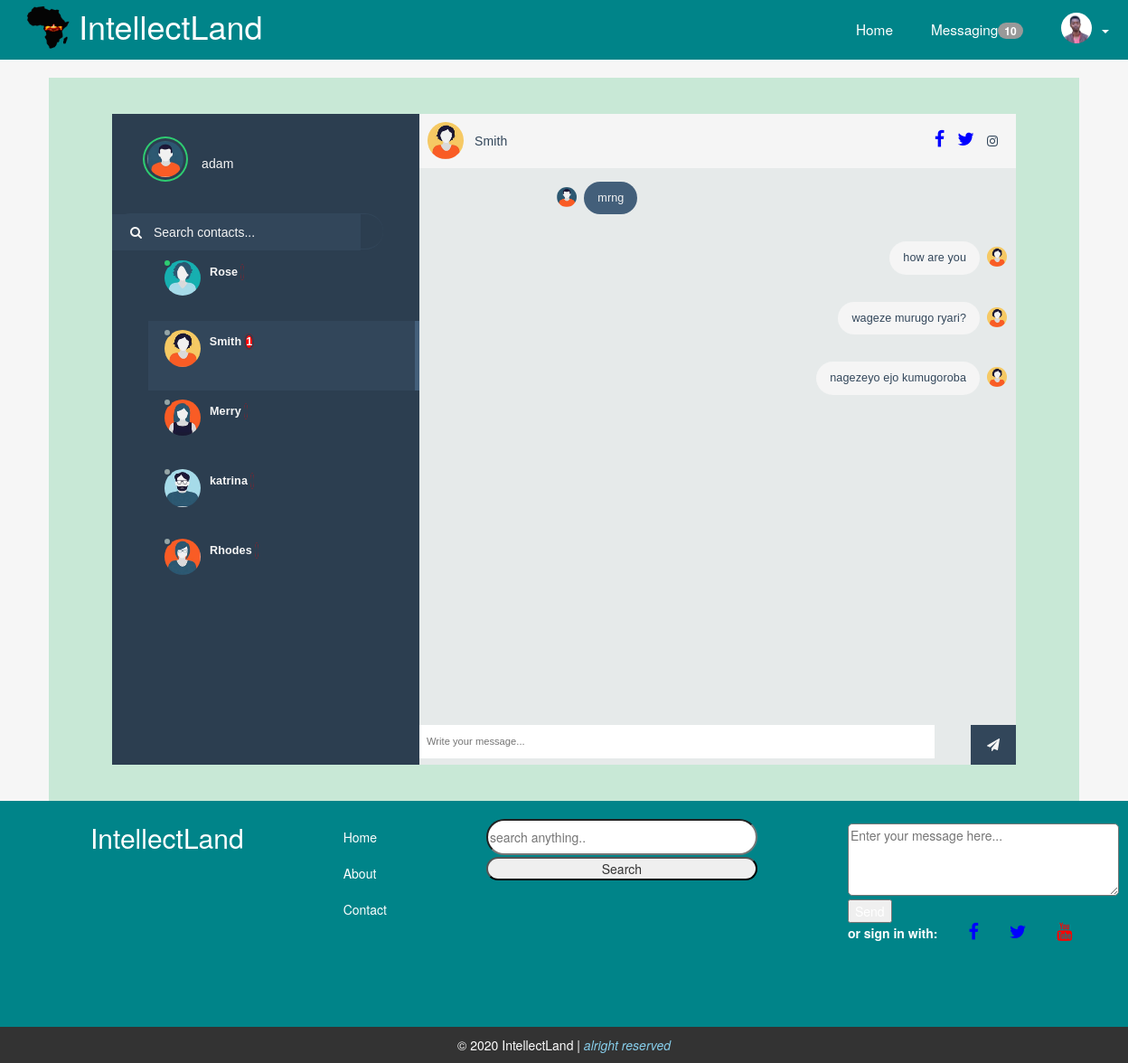
Page /Unwanted/message.php (signed in) on the committed database.
### tables this page shows
CREATE TABLE `chat_users` (
  `userid` int(11) NOT NULL,
  `username` varchar(255) NOT NULL,
  `password` varchar(255) NOT NULL,
  `avatar` varchar(255) NOT NULL,
  `current_session` int(11) NOT NULL,
  `online` int(11) NOT NULL
);

CREATE TABLE `chat` (
  `chatid` int(11) NOT NULL,
  `sender_userid` int(11) NOT NULL,
  `reciever_userid` int(11) NOT NULL,
  `message` text NOT NULL,
  `timestamp` timestamp NOT NULL DEFAULT CURRENT_TIMESTAMP,
  `status` int(1) NOT NULL
);

### Unwanted/message.php (the view, shortened to what this page needs)
<!DOCTYPE html>
<html>
<head>
    <link rel="stylesheet" href="css/bootstrap.min.css">
	<link rel="stylesheet" href="https://cdnjs.cloudflare.com/ajax/libs/font-awesome/4.7.0/css/font-awesome.min.css">
	<link rel="stylesheet" href="css/jquery.fadeshow-0.1.1.min.css"/>
    <link rel='stylesheet prefetch' href='https://cdnjs.cloudflare.com/ajax/libs/font-awesome/4.6.2/css/font-awesome.min.css'>
    <link rel="stylesheet" type="text/css" href="css/home.css">
  <link rel="stylesheet" type="text/css" href="css/responsive.css">
<link href="css/style.css" rel="stylesheet">
  <link rel="stylesheet" type="text/css" href="css/chat.css">
</head>
<body>
	<header>
	<div class="logo">
		<?php echo'<a href="home.php" class="logo-link">
		<img src="img/logo.png">
		<h1 class="logo-text">IntellectLand</h1>
	</a>'?>
	</div>
	<ul class="nav">
		<li><?php echo'<a href="home.php">Home</a>'?></li>
		<li><?php echo'<a href="#">Messaging<span class="badge top">10</span></a>'?></li>
		<li><a href="#">
    <img src="img/passport.jpg" class="nav-avatar" />
      <b class="caret"></b></a>
  </li>
	</ul>
</header>
<div class="container">
  <br>
  <?php if(isset($_SESSION['userid']) && $_SESSION['userid']) { ?>
    <div class="chat">
      <div id="frame">
        <div id="sidepanel">
          <div id="profile">
          <?php
          include ('Chat.php');
          $chat = new Chat();
          $loggedUser = $chat->getUserDetails($_SESSION['userid']);
          echo '<div class="wrap">';
          $currentSession = '';
          foreach ($loggedUser as $user) {
            $currentSession = $user['current_session'];
            echo '<img id="profile-img" src="userpics/'.$user['avatar'].'" class="online" alt="" />';
            echo  '<p>'.$user['username'].'</p>';
          }
          echo '</div>';
          ?>
          </div>
          <div id="search">
            <label for=""><i class="fa fa-search" aria-hidden="true"></i></label>
            <input type="text" placeholder="Search contacts..." />
          </div>
          <div id="contacts">
          <?php
          echo '<ul>';
          $chatUsers = $chat->chatUsers($_SESSION['userid']);
          foreach ($chatUsers as $user) {
            $status = 'offline';
            if($user['online']) {
              $status = 'online';
            }
            $activeUser = '';
            if($user['userid'] == $currentSession) {
              $activeUser = "active";
            }
            echo '<li id="'.$user['userid'].'" class="contact '.$activeUser.'" data-touserid="'.$user['userid'].'" data-tousername="'.$user['username'].'">';
            echo '<div class="wrap">';
            echo '<span id="status_'.$user['userid'].'" class="contact-status '.$status.'"></span>';
            echo '<img src="userpics/'.$user['avatar'].'" alt="" />';
            echo '<div class="meta">';
            echo '<p class="name">'.$user['username'].'<span id="unread_'.$user['userid'].'" class="unread">'.$chat->getUnreadMessageCount($user['userid'], $_SESSION['userid']).'</span></p>';
            echo '<p class="preview"><span id="isTyping_'.$user['userid'].'" class="isTyping"></span></p>';
            echo '</div>';
            echo '</div>';
            echo '</li>';
          }
          echo '</ul>';
          ?>
          </div>
        </div>
        <div class="content" id="content">
          <div class="contact-profile" id="userSection">
          <?php
          $userDetails = $chat->getUserDetails($currentSession);
          foreach ($userDetails as $user) {
            echo '<img src="userpics/'.$user['avatar'].'" alt="" />';
              echo '<p>'.$user['username'].'</p>';
              echo '<div class="social-media">';
                echo '<i class="fa fa-facebook" aria-hidden="true"></i>';
                echo '<i class="fa fa-twitter" aria-hidden="true"></i>';
                 echo '<i class="fa fa-instagram" aria-hidden="true"></i>';
              echo '</div>';
          }
          ?>
          </div>
          <div class="messages" id="conversation">
          <?php
          echo $chat->getUserChat($_SESSION['userid'], $currentSession);
          ?>
          </div>
          <div class="message-input" id="replySection">
            <div class="message-input" id="replyContainer">
              <div class="wrap">
                <input type="text" class="chatMessage" id="chatMessage<?php echo $currentSession; ?>" placeholder="Write your message..." />
                <button class="submit chatButton" id="chatButton<?php echo $currentSession; ?>"><i class="fa fa-paper-plane" aria-hidden="true"></i></button>
              </div>
            </div>
          </div>
        </div>
      </div>
    </div>
  <?php } else { ?>
  <?php } ?>
</div>
      <div class="footer">
    <div class="title">
      <p>IntellectLand</p>
    </div>
    <div>
    <ul class="nav" id="nav">
      <li id="footer-nav"><a href="#">Home</a></li>
      <li id="footer-nav"><a href="#">About</a></li>
      <li id="footer-nav"><a href="#">Contact</a></li>
    </ul>
    </div>
    <div class="search">
      <input type="text" id="search" placeholder="search anything.."><br>
      <button class="btn btn-secondary">Search</button>
    </div>
    <div class="message-area">
      <textarea id="message" placeholder="Enter your message here..."></textarea><br>
      <button class="btn btn-primary">Send</button><br>
      <span><label>or sign in with:</label></span>
      <i class="fa fa-facebook"></i>
      <i class="fa fa-twitter"></i>
      <i class="fa fa-youtube"></i>
    </div>
  </div>
  <footer>
    <span>&copy 2020 IntellectLand | <i>alright reserved</i></span>
  </footer>
</body>
</html>

### Unwanted/Chat.php (shortened to what this page needs)
<?php
class Chat{
    private $host  = 'localhost';
    private $user  = 'root';
    private $password   = "";
    private $database  = "live-chat";
    private $chatTable = 'chat';
	private $chatUsersTable = 'chat_users';
	private $dbConnect = false;
    public function __construct(){
        if(!$this->dbConnect){
            $conn = new mysqli($this->host, $this->user, $this->password, $this->database);
            if($conn->connect_error){
                die("Error failed to connect to MySQL: " . $conn->connect_error);
            }else{
                $this->dbConnect = $conn;
            }
        }
    }
	private function getData($sqlQuery) {
		$result = mysqli_query($this->dbConnect, $sqlQuery);
		$data= array();
		while ($row = mysqli_fetch_array($result, MYSQLI_ASSOC)) {
			$data[]=$row;
		}
		return $data;
	}
	private function getNumRows($sqlQuery) {
		$result = mysqli_query($this->dbConnect, $sqlQuery);
		$numRows = mysqli_num_rows($result);
		return $numRows;
	}
	public function chatUsers($userid){
		$sqlQuery = "
			SELECT * FROM ".$this->chatUsersTable."
			WHERE userid != '$userid'";
		return  $this->getData($sqlQuery);
	}
	public function getUserDetails($userid){
		$sqlQuery = "
			SELECT * FROM ".$this->chatUsersTable."
			WHERE userid = '$userid'";
		return  $this->getData($sqlQuery);
	}
	public function getUserAvatar($userid){
		$sqlQuery = "
			SELECT avatar
			FROM ".$this->chatUsersTable."
			WHERE userid = '$userid'";
		$userResult = $this->getData($sqlQuery);
		$userAvatar = '';
		foreach ($userResult as $user) {
			$userAvatar = $user['avatar'];
		}
		return $userAvatar;
	}
	public function getUserChat($from_user_id, $to_user_id) {
		$fromUserAvatar = $this->getUserAvatar($from_user_id);
		$toUserAvatar = $this->getUserAvatar($to_user_id);
		$sqlQuery = "
			SELECT * FROM ".$this->chatTable."
			WHERE (sender_userid = '".$from_user_id."'
			AND reciever_userid = '".$to_user_id."')
			OR (sender_userid = '".$to_user_id."'
			AND reciever_userid = '".$from_user_id."')
			ORDER BY timestamp ASC";
		$userChat = $this->getData($sqlQuery);
		$conversation = '<ul>';
		foreach($userChat as $chat){
			if($chat["sender_userid"] == $from_user_id) {
				$conversation .= '<li class="sent">';
				$conversation .= '<img width="22px" height="22px" src="userpics/'.$fromUserAvatar.'" alt="" />';
			} else {
				$conversation .= '<li class="replies">';
				$conversation .= '<img width="22px" height="22px" src="userpics/'.$toUserAvatar.'" alt="" />';
			}
			$conversation .= '<p>'.$chat["message"].'</p>';
			$conversation .= '</li>';
		}
		$conversation .= '</ul>';
		return $conversation;
	}
	public function getUnreadMessageCount($senderUserid, $recieverUserid) {
		$sqlQuery = "
			SELECT * FROM ".$this->chatTable."
			WHERE sender_userid = '$senderUserid' AND reciever_userid = '$recieverUserid' AND status = '1'";
		$numRows = $this->getNumRows($sqlQuery);
		$output = '';
		if($numRows > 0){
			$output = $numRows;
		}
		return $output;
	}
}
?>

### css/home.css (style rules this page uses)
* { box-sizing: border-box; }
body { padding: 0px; margin: 0px; background-color: #f6f6f6; }
header { background-color: #008489; height: 66px; }
header * { color: #fff; }
header .logo { float: left; display: inline-flex; height: inherit; margin-left: 2em; }
header .logo-link { display: inline-flex; text-decoration: none; }
header .logo img { height: 50px; width: 50px; margin-top: 5px; }
header .logo-text { margin: 9px; }
header ul { float: right; margin: 0px; padding: 0px; list-style: none; }
header ul li { float: left; position: relative; }
header ul li a { display: block; padding: 21px; font-size: 1.1em; text-decoration: none; }
.nav-avatar { width: 34px; height: 34px; margin: -7px 5px 0 0; -webkit-border-radius: 50%; -moz-border-radius: 50%; border-radius: 50% }
.footer { margin: 0px; padding: 0px; width: 100%; height: 250px; background-color: #008489; font-weight: 400; color: #fff; display: inline-flex; }
.title { margin-left: 100px; margin-top: 20px; font-size: 30px; }
#nav { margin-left: 100px; display: block; margin-top: 20px; }
#footer-nav { display: block; padding: 10px; }
#footer-nav a { color: #fff; font-size: 14px; }
.search { margin-left: 100px; margin-top: 20px; }
#search { width: 300px; height: 40px; margin-bottom: 2px; border-radius: 20px; }
.btn-secondary { width: 300px; border-radius: 30px; color: #333; }
.message-area { margin-left: 100px; margin-top: 25px; }
#message { height: 80px; width: 300px; border-radius: 5px; }
.fa-facebook, .fa-twitter, .fa-youtube { font-size: 20px; margin-left: 30px; }
.fa-twitter, .fa-facebook { color: blue; }
.fa-youtube { color: red; }
footer { background-color: #333; color: #fff; width: 100%; padding: 10px; text-align: center; }
footer i { color: skyblue; }

### css/responsive.css (style rules this page uses)
@media (min-width:1200px) { .container,.navbar-static-top .container,.navbar-fixed-top .container,.navbar-fixed-bottom .container { width:1170px; } }
@media (min-width:1200px) { input,textarea,.uneditable-input { margin-left:0; } }

### css/chat.css (style rules this page uses)
* { box-sizing: border-box; }
body { padding: 0px; margin: 0px; background-color: #f6f6f6; }
header { background-color: #008489; height: 66px; }
header * { color: #fff; }
header .logo { float: left; display: inline-flex; height: inherit; margin-left: 2em; }
header .logo-link { display: inline-flex; text-decoration: none; }
header .logo img { height: 50px; width: 50px; margin-top: 5px; }
header .logo-text { margin: 9px; }
header ul { float: right; margin: 0px; padding: 0px; list-style: none; }
header ul li { float: left; position: relative; }
header ul li a { display: block; padding: 21px; font-size: 1.1em; text-decoration: none; }
.nav-avatar { width: 34px; height: 34px; margin: -7px 5px 0 0; -webkit-border-radius: 50%; -moz-border-radius: 50%; border-radius: 50% }
footer { background-color: #333; color: #fff; width: 100%; padding: 10px; text-align: center; }
footer i { color: skyblue; }

### rows in the picture
chat_users: avatar (picture), username "adam"
chat_users: online 1 (drawn), avatar (picture), username "Rose"
chat_users: avatar (picture), username "Smith", UnreadMessageCount "1"
chat_users: avatar (picture), username "Merry"
chat_users: avatar (picture), username "katrina"
chat_users: avatar (picture), username "Rhodes"
chat: chat_users.avatar (picture), message "mrng"
chat: message "how are you"
chat: message "wageze murugo ryari?"
chat: message "nagezeyo ejo kumugoroba"
